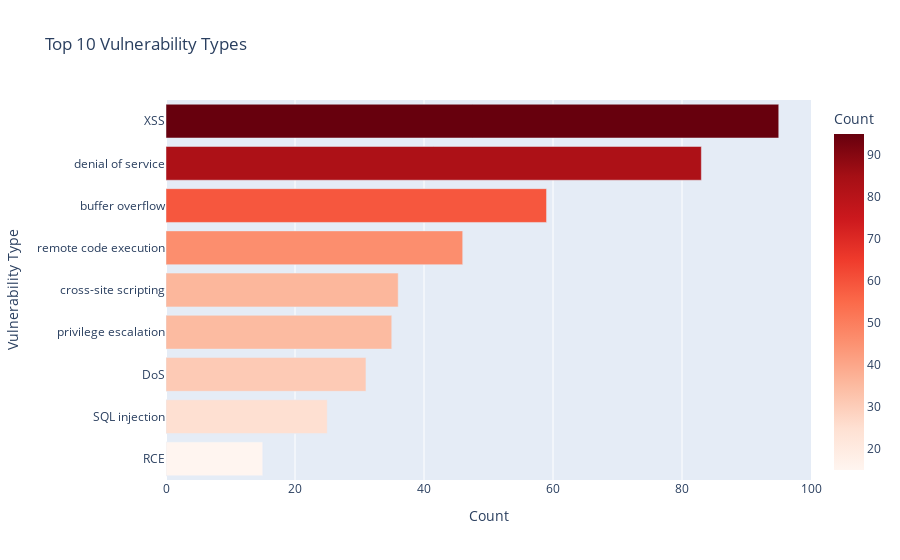

Here is the notebook cell this chart was saved with:
### Markdown cell above
### Vulnerability Types

### Code cell
# Most common vulnerability types
all_vuln_types = [vtype for vtypes in df['vuln_types'] for vtype in vtypes if vtype]
if all_vuln_types:
    vuln_type_counts = Counter(all_vuln_types)
    
    top_vulns = pd.DataFrame(
        vuln_type_counts.most_common(10),
        columns=['Vulnerability Type', 'Count']
    )
    
    fig = px.bar(
        top_vulns,
        x='Count',
        y='Vulnerability Type',
        orientation='h',
        title='Top 10 Vulnerability Types',
        color='Count',
        color_continuous_scale='Reds'
    )
    fig.update_layout(yaxis={'categoryorder':'total ascending'})
    fig.show()
else:
    print("⚠️ No vulnerability types extracted (this is normal if not in descriptions)")

### Figure 1 — Plotly figure (JSON) as saved in the notebook; plotly's stock layout.template omitted (floating-point values rounded to 4 significant figures)
{"data": [{"hovertemplate": "Count=%{marker.color}<br>Vulnerability Type=%{y}<extra></extra>", "legendgroup": "", "marker": {"color": [95, 83, 59, 46, 36, 35, 31, 25, 15], "coloraxis": "coloraxis", "pattern": {"shape": ""}}, "name": "", "orientation": "h", "showlegend": false, "textposition": "auto", "type": "bar", "x": [95, 83, 59, 46, 36, 35, 31, 25, 15], "xaxis": "x", "y": ["XSS", "denial of service", "buffer overflow", "remote code execution", "cross-site scripting", "privilege escalation", "DoS", "SQL injection", "RCE"], "yaxis": "y"}], "layout": {"barmode": "relative", "coloraxis": {"colorbar": {"title": {"text": "Count"}}, "colorscale": [[0, "rgb(255,245,240)"], [0.125, "rgb(254,224,210)"], [0.25, "rgb(252,187,161)"], [0.375, "rgb(252,146,114)"], [0.5, "rgb(251,106,74)"], [0.625, "rgb(239,59,44)"], [0.75, "rgb(203,24,29)"], [0.875, "rgb(165,15,21)"], [1, "rgb(103,0,13)"]]}, "legend": {"tracegroupgap": 0}, "title": {"text": "Top 10 Vulnerability Types"}, "xaxis": {"anchor": "y", "domain": [0, 1], "title": {"text": "Count"}}, "yaxis": {"anchor": "x", "categoryorder": "total ascending", "domain": [0, 1], "title": {"text": "Vulnerability Type"}}}}
